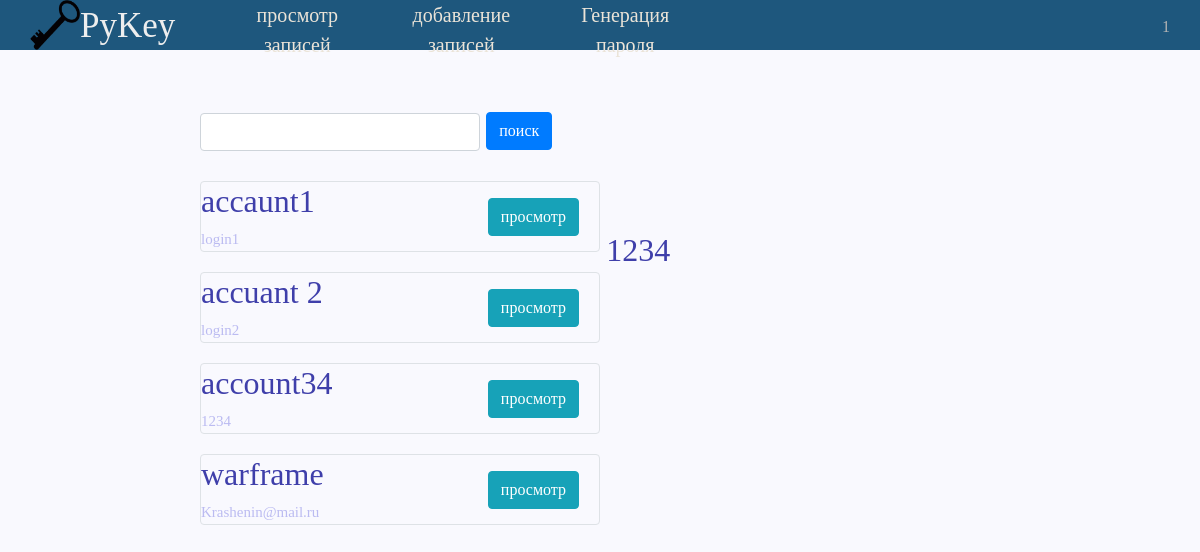
The page /View_list_withinfo/1 (signed in) on the database its author committed.
### data/user.py (models this page shows, shortened)
class User(SqlAlchemyBase, UserMixin):
    __tablename__ = 'users'
    id = sqlalchemy.Column(sqlalchemy.Integer,
                           primary_key=True, autoincrement=True)
    name = sqlalchemy.Column(sqlalchemy.String, nullable=True)
    email = sqlalchemy.Column(sqlalchemy.String,
                              index=True, unique=True, nullable=True)
    remember_me = sqlalchemy.Column(sqlalchemy.Boolean, default=False)
    password = sqlalchemy.Column(sqlalchemy.String, nullable=True)

### data/passwords.py (models this page shows, shortened)
class Passwords(SqlAlchemyBase):
    __tablename__ = 'password'
    id = sqlalchemy.Column(sqlalchemy.Integer,
                           primary_key=True, autoincrement=True)
    user_id = sqlalchemy.Column(sqlalchemy.Integer,
                                sqlalchemy.ForeignKey("users.id"))
    title = sqlalchemy.Column(sqlalchemy.String)
    login = sqlalchemy.Column(sqlalchemy.String)
    password = sqlalchemy.Column(sqlalchemy.String)
    site = sqlalchemy.Column(sqlalchemy.String)
    note = sqlalchemy.Column(sqlalchemy.String, nullable=True)

### main.py (the view)
@app.route('/View_list_withinfo/<int:id>', methods=['GET', 'POST'])
def View_list_withinfo(id):
    form = ViewInfo()
    db_sess = db_session.create_session()
    password = db_sess.query(Passwords).filter(Passwords.user_id == current_user.id)
    show_info = db_sess.query(Passwords).filter(Passwords.id == id).first()
    if form.validate_on_submit():
        pass
    return render_template('View_list.html', password=password, form=form, title='!!!!', show_info=show_info)

### forms.py
class ViewInfo(FlaskForm):
    search_field = StringField(validators=[DataRequired()])
    search = SubmitField('поиск')
    show_info_button = SubmitField('просмотр')

### data/db_session.py (called while the page is built)
def create_session() -> Session:
    global __factory
    return __factory()

### main.py (called while the page is built)
@login_manager.user_loader
def load_user(user_id):
    db_sess = db_session.create_session()
    return db_sess.query(User).get(user_id)

### templates/View_list.html (shortened to what this page needs)
{% extends "base.html" %}
{% block content %}
<form action="" method="post" novalidate>
		<div class="container_right">
			<div class="search_place"><div class="give_place_to_buttton">{{ form.search_field(class="form-control") }}</div>
			{{ form.search(type="submit", class="btn btn-primary") }}</div>
			{% for item in password%}
				<div class="box col-md6 border rounded">
					<h2>{{ item.title }}</h2>
					<span class="small_text">{{ item.login }}</span>
					<a href="{{ url_for('View_list_withinfo', id=item.id) }}" class="btn btn-info" id="show_info_button">просмотр</a>
				</div>
			{% endfor %}
		</div>
		{% if show_info %}
		<div class="show_container">
			<div class="information">
				<h2 class="title">{{ show_info.title }}</h2>
			</div>
		</div>
		{% endif %}
</form>
{% endblock %}

### templates/base.html (shortened to what this page needs)
<!DOCTYPE html>
<html lang="ru">
<head>
	<link rel="stylesheet" href="https://maxcdn.bootstrapcdn.com/bootstrap/4.0.0/css/bootstrap.min.css">
	<link rel="stylesheet" type="text/css" href="{{ url_for('static', filename='css/mainstyle.css') }}">
</head>
<body>
	<div class="header">
		<div class="logo">
			<a href="{{ url_for('index') }}"><img class="logotip" src="{{ url_for('static', filename='data/key.png') }}" alt="logo"></a>
			<span class="smallintrodaction">PyKey</span>
			<div class="menu">
				{% if current_user.is_authenticated %}
					<ul>
						<li><a href="{{ url_for('View_list') }}">просмотр записей</a></li>
						<li><a href="{{ url_for('Adding_info') }}">добавление записей</a></li>
						<li><a href="{{ url_for('create_pass') }}">Генерация пароля</a></li>
					</ul>
				{% else %}
					<ul>
						<li><a href="{{ url_for('create_pass') }}">Генерация пароля</a></li>
					</ul>
				{% endif %}
				<div class="profile">
					{% if current_user.is_authenticated %}
						<a href="{{ url_for('profile') }}" class="login">{{ current_user.name }}</a>
					{% else %}
						<a href="{{ url_for('login') }}" class="login">Авторизаяция</a>
						<a href="{{ url_for('regist') }}" class="regist">регистрация</a>
					{% endif %}
				</div>
			</div>
		</div>
	</div>
	<div class="container_box">
    		{% block content %}{% endblock %}
	</div>
</body>
</html>

### static/css/mainstyle.css (style rules this page uses)
body { font-family: fantasy; margin: 0; padding: 0; color: #3F3FAA; display: flex; flex-direction: column; background-color: #F9F9FE; }
.header { background-color: #1E577D; text-align: left; color:#EEE; }
.logo { max-height: 50px; margin: 0px 30px; display:flex; }
.logotip { width: 50px; height: 50px; }
.smallintrodaction { font-size: 35px; height: 50px; cursor: default; color: FFF; }
.profile { position: absolute; margin: 15px; 15px; right: 0px; top: 0px; }
.login { margin: 15px; 15px; text-decoration: none; color: #B4B4B4; }
.menu ul li { list-style: none; float: left; text-align: center; }
.menu ul li a { color:#EBE4D8; margin-left: 10px; margin-right: 10px; display: inline-block; text-decoration: none; width: 12vw; font-size: 20px; height: 50px; cursor: pointer; }
.container_box { display: block; font-size: 25px; margin: 60px; margin-left: 200px; margin-right: 200px; }
.container_right { width: 50%; display:inline-block; }
.show_container { width: auto; display:inline-block; transform: translateY(-32vh); }
.give_place_to_buttton { display: inline-block; width: 70%; }
.search_place { margin-bottom: 30px; }
.small_text { font-size: 15px; color: #BBBBF1; }
.box { font-size: 15px; margin-top: 20px; margin-bottom: 20px; }
#show_info_button { margin-top: -30px; margin-right:20px; float: right; }

### rows shown on the page
User: name "1"
Passwords: title "accaunt1", login "login1"
Passwords: title "accuant 2", login "login2"
Passwords: title "account34", login "1234"
Passwords: title "warframe", login "Krashenin@mail.ru"
Passwords: title "1234"
